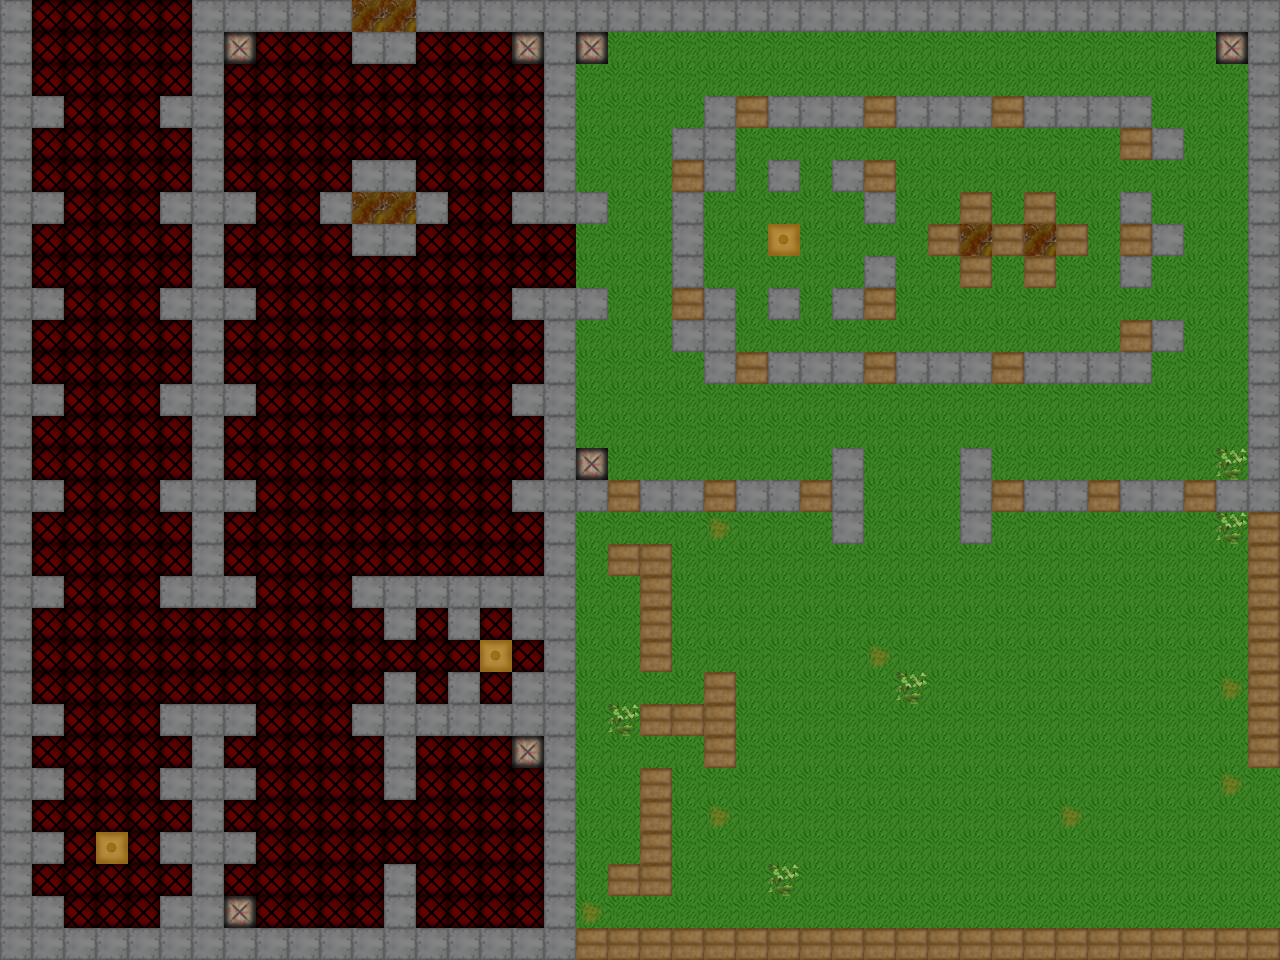

Below is a game level as drawn by its tile map, then a one-line description and the .tmx that defines it (tile-layer data replaced by summaries):
An orthogonal 40x30 tile map with 32x32 px tiles, 1 tile layer (Tile Layer 1), 9 tilesets.

<map version="1.0" orientation="orthogonal" width="40" height="30" tilewidth="32" tileheight="32">
 <tileset firstgid="1" name="Spawn Coin" tilewidth="32" tileheight="32">
  <image source="coinspawn.png" trans="ff00ff" width="32" height="32" />
  <tile id="0">
   <properties>
    <property name="ID" value="202" />
   </properties>
  </tile>
 </tileset>
 <tileset firstgid="2" name="Spawn Aggressor" tilewidth="32" tileheight="32">
  <image source="aggressorspawn.png" trans="ff00ff" width="32" height="32" />
  <tile id="0">
   <properties>
    <property name="ID" value="102" />
   </properties>
  </tile>
 </tileset>
 <tileset firstgid="3" name="Spawn Wanderer" tilewidth="32" tileheight="32">
  <image source="spawnwanderer.jpg" trans="ff00ff" width="32" height="32" />
  <tile id="0">
   <properties>
    <property name="ID" value="101" />
   </properties>
  </tile>
 </tileset>
 <tileset firstgid="4" name="Spawn Berry Bush" tilewidth="32" tileheight="32">
  <image source="spawnberrybush.jpg" trans="ff00ff" width="32" height="32" />
  <tile id="0">
   <properties>
    <property name="ID" value="201" />
   </properties>
  </tile>
 </tileset>
 <tileset firstgid="5" name="Long Grass" tilewidth="32" tileheight="32">
  <image source="Long Grass.jpg" trans="ff00ff" width="32" height="32" />
  <tile id="0">
   <properties>
    <property name="ID" value="301" />
   </properties>
  </tile>
 </tileset>
 <tileset firstgid="6" name="Wooden Wall" tilewidth="32" tileheight="32">
  <image source="wooden wall.jpg" trans="ff00ff" width="32" height="32" />
  <tile id="0">
   <properties>
    <property name="ID" value="2" />
   </properties>
  </tile>
 </tileset>
 <tileset firstgid="7" name="Stone Wall" tilewidth="32" tileheight="32">
  <image source="stone_wall.png" trans="ff00ff" width="32" height="32" />
  <tile id="0">
   <properties>
    <property name="ID" value="1" />
   </properties>
  </tile>
 </tileset>
 <tileset firstgid="8" name="Mountains" tilewidth="32" tileheight="32">
  <image source="Granite.jpg" trans="ff00ff" width="32" height="32" />
  <tile id="0">
   <properties>
    <property name="ID" value="1" />
   </properties>
  </tile>
 </tileset>
 <tileset firstgid="9" name="Dungeon Floor" tilewidth="32" tileheight="32">
  <image source="dungeonfloor.png" trans="ff00ff" width="32" height="32" />
  <tile id="0">
   <properties>
    <property name="ID" value="302" />
   </properties>
  </tile>
 </tileset>
 <layer name="Tile Layer 1" width="40" height="30">
  <data>[1200 cells, 1200 non-empty, 9 distinct tile ids]</data>
 </layer>
</map>
